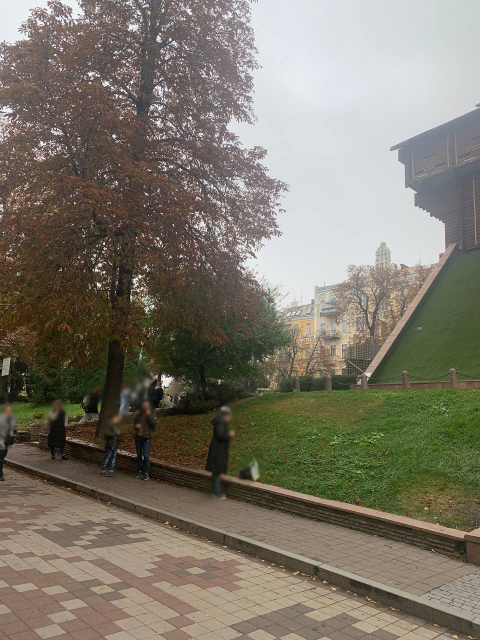
#> input picture Assignment_2/media/golden_gate_1.jpg, 960 x 1280 px (shown at 1/2 size)
$ jupyter execute --allow-errors panorama_stitching.ipynb
#> lines starting #> are read from the running program, lines starting #| are printed output that depends on the picture
[cell 1]
import cv2
import numpy as np
import matplotlib.pyplot as plt
import random
from tqdm.notebook import tqdm

# Зшивання панорам

Вашим завданням буде реалізація функцій і методів, які складають основні кроки в алгоритмі зшивання панорами із двох зображень. Нагадаю, що цей алгоритм в нашому випадку складається із наступних кроків.

1. **\[SIFT\]** Екстракція ознак і ключових точок SIFT із вхідних зображень. Робимо це на ч/б зображеннях.
2. **\[Matching\]** Шукаємо пари ключових точок, що співпадають.
3. **\[Homography Estimation\]** Оцінюємо проєктивне перетворення із площини зображення 1 на площину зображення 2. Робимо це за допомогою RANSAC + CLS.
4. **\[Perspective Warp\]** Застосовуємо проєктивне перетворення (гомографію) до першого зображення.
5. **\[Blending\]** Склеюємо зображення, змішуємо частини зображень, що перетинаються.

# Важливо!
Результати на різних стадіях для порівнянь можна подивитись в папці `stitching_stages/`

## Вхідні зображення

Ви можете використовувати будь-які зображення, із великим перетином для зшивання. Однак, із даним завданням ідуть фото Золотих Воріт, які рекомендовано використовувати для дебагінгу і тестування.

[cell 2]
left_img_rgb = cv2.imread('media/golden_gate_1.jpg')[..., ::-1]  # read and convert BGR->RGB
left_img_gray = cv2.cvtColor(left_img_rgb, cv2.COLOR_RGB2GRAY)  # convert RGB->Gray
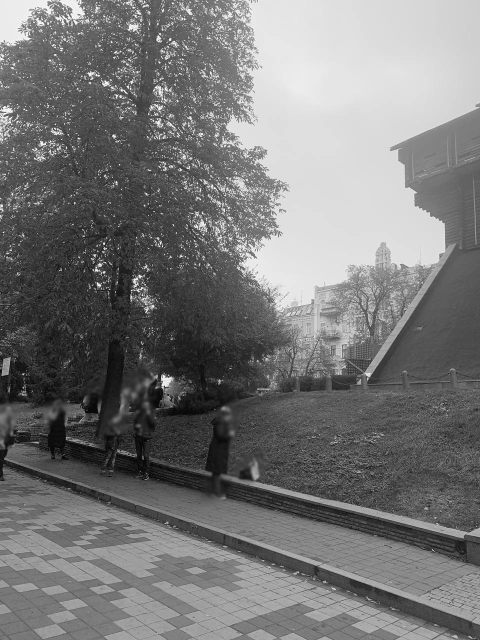
#> left_img_gray: shape (1280, 960) (shown at 1/2 size); min 0, max 255, mean 119.4

right_img_rgb = cv2.imread('media/golden_gate_2.jpg')[..., ::-1]  # read and convert BGR->RGB
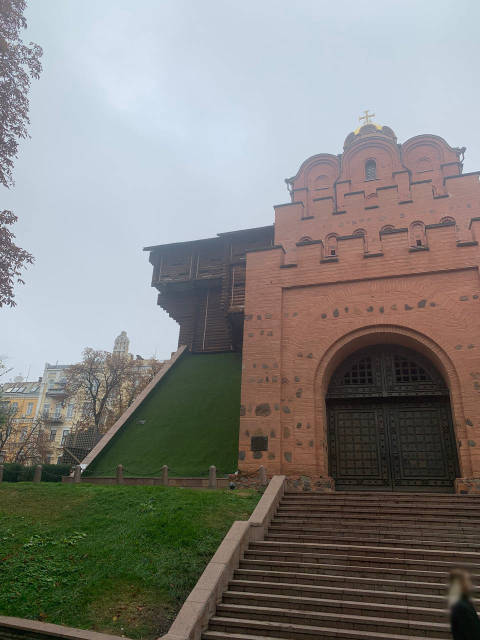
#> input picture Assignment_2/media/golden_gate_2.jpg, 960 x 1280 px (shown at 1/2 size)
right_img_gray = cv2.cvtColor(right_img_rgb, cv2.COLOR_RGB2GRAY)  # convert RGB->Gray
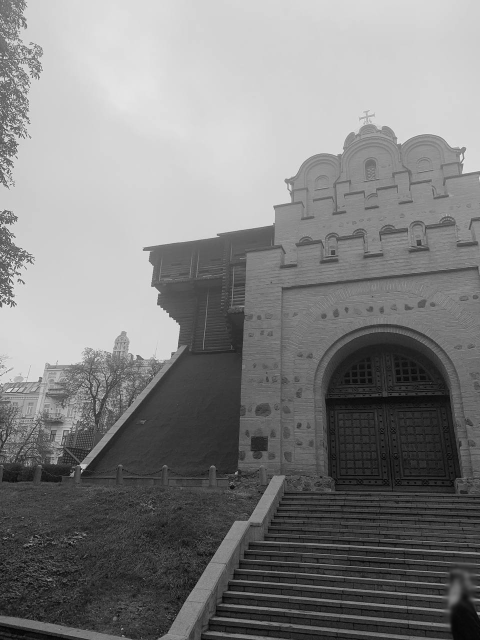
#> right_img_gray: shape (1280, 960) (shown at 1/2 size); min 0, max 255, mean 128.6

[cell 3]
def draw_multiple_images(nrows, ncols, images, figsize=(5, 7), dpi=300):
    """Draw a grid of images. """
#> called with nrows = 2, ncols = 2, figsize = (5, 7), dpi = 300
    assert nrows > 1 or ncols > 1
    f = plt.figure(dpi=dpi, figsize=figsize)
    ax = f.subplots(nrows=nrows, ncols=ncols)
    f.tight_layout()
    if nrows == 1:
        ax = ax[None, ...]
    if ncols == 1:
        ax = ax[..., None]
    for i in range(nrows):
        for j in range(ncols):
            img = images[i][j]
            if len(img.shape) == 2 or min(img.shape) == 1:
                ax[i, j].imshow(img, cmap='gray')
            else:
                ax[i, j].imshow(img)
            ax[i, j].axis('off')
    f.subplots_adjust(wspace=0, hspace=0)

[cell 4]
draw_multiple_images(
    nrows=2, ncols=2,
    images=[[left_img_rgb, right_img_rgb],
            [left_img_gray, right_img_gray]]
)
# stitching_stages/0_input.png
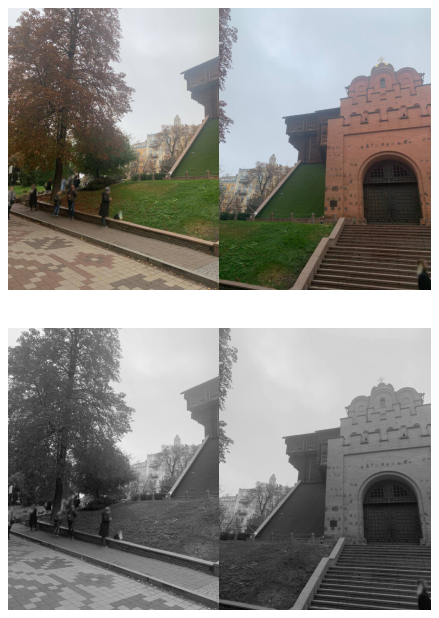
#> figure drawn by matplotlib, 4 panels

# Крок 1 - SIFT

Екстракція ознак і ключових точок SIFT із вхідних зображень. Робимо це на ч/б (`_gray`) зображеннях.

[cell 5]
# [9 lines left out: functions SIFT, plot_sift, not called in this run]

Використайте `SIFT` із `OpenCV` - [Посилання на документацію](https://docs.opencv.org/4.x/da/df5/tutorial_py_sift_intro.html)

[cell 6]
# Запишіть ключові точки та дескриптори в наступні змінні!
left_keypoints, left_descriptors = None, None
right_keypoints, right_descriptors = None, None

#> (a cell that did not finish here is left out)

## Візуалізуємо отримані ключові точки

[cell 8]
left_sift_picture = cv2.drawKeypoints(
    left_img_gray,
    left_keypoints,
    left_img_rgb.copy(),  # background
    flags=cv2.DRAW_MATCHES_FLAGS_DRAW_RICH_KEYPOINTS
)
right_sift_picture = cv2.drawKeypoints(
    right_img_gray,
    right_keypoints,
    right_img_rgb.copy(),  # background
    flags=cv2.DRAW_MATCHES_FLAGS_DRAW_RICH_KEYPOINTS
)
draw_multiple_images(
    nrows=1, ncols=2,
    images=[[left_sift_picture, right_sift_picture]]
)
# stitching_stages/1_sifts.png

# Крок 2 - Matching

Шукаємо пари ключових точок, що співпадають.

### Відомості BFMatcher (knnMatch)
Тепер вам потрібно використати BFMatcher і його knnMatch для реалізації матчінгу з К найближчих сусідів. Ось як він працює.

Уявімо собі, що у нас є дві множини чисел - `[9, 50]` та `[10, 51, 55]`.
Тепер поставимо собі задачу знайти пари найближчих чисел.
`knnMatch(set1, set2, k=2)` поверне множину матчів. Кожен матч для `k=2` буде складатись із двох пар чисел - топ 1 найближчий і топ 2 найближчий. Тобто результат буде приблизно наступним.
`[пара(9, 10), пара(9, 51)], [пара(50, 51), пара(50, 55)]`

Кожна така пара є обʼєктом класу `DMatch`. В ньому є 4 поля - відстань в парі (в нашому випадку просто абсолютна різниця між числами) `distance`, індекс числа в першій множині - `queryIdx`, індекс числа (його пари) з другої множини - `trainIdx`, індекс зображення (для нас не дуже важливий зараз) `imgIdx`.

Приклад використання знаходиться в клітинці нижче. Він ніяк не повʼязаний із завданням, просто слугує для пояснення інтерфейсу.

#### Ви можете реалізувати матчінг з KNN самостійно, але OpenCV варіант є рекомендованим.

[cell 9]
bf = cv2.BFMatcher()

set1 = np.array([9, 50], dtype=np.float32)[..., None]
set2 = np.array([0, 51, 55], dtype=np.float32)[..., None]

matches = bf.knnMatch(set1, set2, k=2)

def print_dmatch(m):
    print(
        f"top1_match=(distance={m.distance}"
        f", queryIdx={m.queryIdx} (num={set1[m.queryIdx][0]})"
        f", trainIdx={m.trainIdx} (num={set2[m.trainIdx][0]})"
        f", imgIdx={m.imgIdx})"
    )

for i_match, match in enumerate(matches):
    print(f"Match #{i_match}")
    top1_match, top2_match = match
    print_dmatch(top1_match)
    print_dmatch(top2_match)

[cell 10]
def match_features(
    left_keypoints, left_descriptors,
    right_keypoints, right_descriptors,
    ratio_test_threshold
):
    # Крок 2.1 - Використайте BFMatcher із knnMatch (OpenCV)
    matches = None

    # Крок 2.2 - Застосуйте ratio test
    # top_1_match_distance / top_2_match_distance < ratio_test_threshold
    filtered_matches = []

    # Крок 2.3 - складіть ключові точки, що відповідають дескрипторам, які ми матчили вище.
    # Вони лежать в left_keypoints[idx_left].pt
    # і в right_keypoints[idx_right].pt відповідно.
    left_keypoints_matched = []  # масив відповідних ключових точок з лівого зображення.
    right_keypoints_matched = []  # масив відповідних ключових точок з правого зображення.

    return np.array(left_keypoints_matched), np.array(right_keypoints_matched)

[cell 11]
left_keypoints_matched, right_keypoints_matched = match_features(
    left_keypoints, left_descriptors,
    right_keypoints, right_descriptors,
    ratio_test_threshold=0.5
)

[cell 12]
def draw_matches(
    left_keypoints_matched, left_img_rgb,
    right_keypoints_matched, right_img_rgb,
):
    cat_img = np.concatenate((left_img_rgb, right_img_rgb), axis=1)
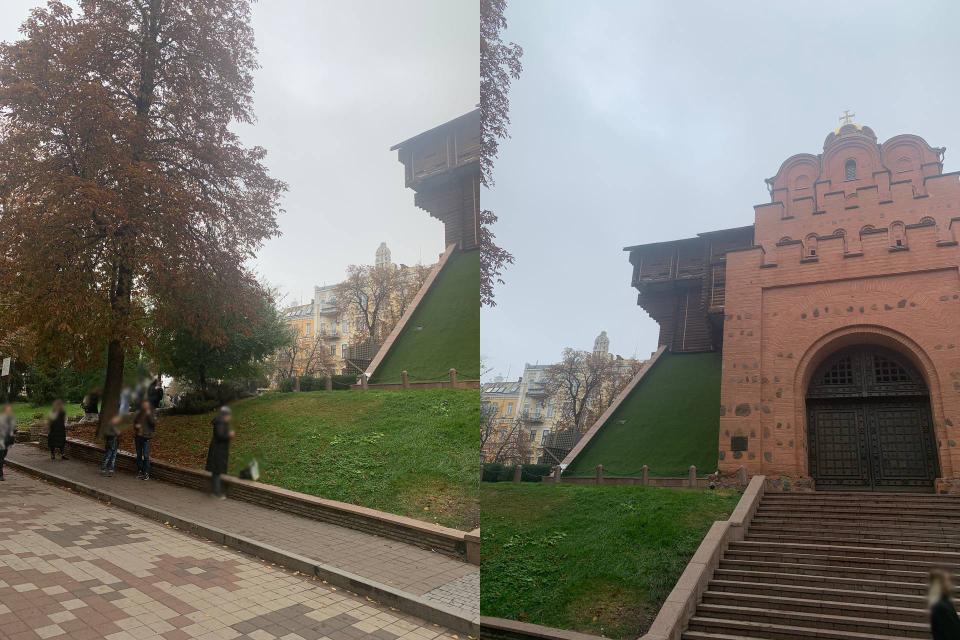
#> cat_img: shape (1280, 1920, 3) (shown at 1/2 size); mean R, G, B 127.5, 123.8, 115.5
    fig = plt.figure(dpi=300, figsize=(15, 17))
    ax = fig.subplots()
    ax.set_aspect('equal')
    ax.imshow(cat_img)

    right_image_start_x = cat_img.shape[1] / 2
#> right_image_start_x = 960
    left_x = left_keypoints_matched[:, 0]
    left_y = left_keypoints_matched[:, 1]
    right_x = right_keypoints_matched[:, 0] + right_image_start_x
    right_y = right_keypoints_matched[:, 1]
    ax.plot([left_x, right_x], [left_y, right_y], 'r', linewidth=0.5, marker='x')
    ax.axis("off")

#> (a cell that did not finish here is left out)

# Крок 3 - Homography Estimation

Оцінюємо проєктивне перетворення із площини зображення 1 на площину зображення 2. Робимо це за допомогою RANSAC + CLS.

## Теоретичні відомості

Матриця гомографії (проєктивного перетворення з площини першого зображення на площину другого) виглядає наступним чином.

$$
\textbf{H} = \begin{bmatrix}
h_{11} & h_{12} & h_{13} \\
h_{21} & h_{22} & h_{23} \\
h_{31} & h_{32} & h_{33}
\end{bmatrix}
$$

Запишемо її коефіцієнти у вигляді довгого вектора.

$$
\textbf{h} = \begin{bmatrix}
h_{11} \\ h_{12} \\ h_{13} \\
h_{21} \\ h_{22} \\ h_{23} \\
h_{31} \\ h_{32} \\ h_{33}
\end{bmatrix}
$$

Нагадаю, що тепер нам потрібно розв'язувати наступну систему рівнянь. В ній, p - ключова точка лівого зображення, q - правого. N - кількість спарованих ключових точок.

$$
A \textbf{h} = \textbf{0}
$$
$$
\begin{bmatrix}
0 & 0 & 0 & p^1_x & p^1_y & 1 & -q^1_y p^1_x & -q^1_y p^1_y & -q^1_y \\
p^1_x & p^1_y & 1 & 0 & 0 & 0 & -q^1_x p^1_x & -q^1_x p^1_y & -q^1_x \\
 \dots &  \dots &  \dots &  \dots &  \dots &  \dots &  \dots &  \dots &  \dots \\
0 & 0 & 0 & p^i_x & p^i_y & 1 & -q^i_y p^i_x & -q^i_y p^i_y & -q^i_y \\
p^i_x & p^i_y & 1 & 0 & 0 & 0 & -q^i_x p^i_x & -q^i_x p^i_y & -q^i_x \\
 \dots &  \dots &  \dots &  \dots &  \dots &  \dots &  \dots &  \dots &  \dots \\
 0 & 0 & 0 & p^N_x & p^N_y & 1 & -q^N_y p^N_x & -q^N_y p^N_y & -q^N_y \\
p^N_x & p^N_y & 1 & 0 & 0 & 0 & -q^N_x p^N_x & -q^N_x p^N_y & -q^N_x \\
\end{bmatrix}
\begin{bmatrix}
h_{11} \\ h_{12} \\ h_{13} \\
h_{21} \\ h_{22} \\ h_{23} \\
h_{31} \\ h_{32} \\ h_{33}
\end{bmatrix} = \textbf{0}
$$

Ми ж переформулюємо цю задачу на задачу мінімізації (CLS):

$$ \textbf{h} = arg\min_{\textbf{h}} ||A\textbf{h}||_2^2 $$

Для цього можна використати модуль `np.linalg`. Погугліть (швидше), або перегляньте лекцію про оцінку параметрів камери.

Зверніть увагу, матриця H має 8 ступенів свободи та 9 коефіцієнтів (проєктивні матриці еквівалентні з точністю до множника). Таким чином ми можемо нормувати матрицю по останньому коефіцієнту. В результаті, шукана матриця гомографії дорівнює:

$$
\textbf{H} = \begin{bmatrix}
\frac{h_{11}}{h_{33}} & \frac{h_{12}}{h_{33}} & \frac{h_{13}}{h_{33}} \\
\frac{h_{21}}{h_{33}} & \frac{h_{22}}{h_{33}} & \frac{h_{23}}{h_{33}} \\
\frac{h_{31}}{h_{33}} & \frac{h_{32}}{h_{33}} & 1
\end{bmatrix}
$$

[cell 14]
def estimate_homography(keypoints1, keypoints2):
    # Побудуйте матрицю A та вирішіть CLS ||Ah||->min
    H = None

    # Нормуйте H по останньому к-ту (див відомості).
    H = H / H[2, 2]
    return H

#> (a cell that did not finish here is left out)

## RANSAC

На жаль, ще рано використовувати цю гомографію. Причина в тому, що оцінена матриця буде достатньо чутливою до викидів, які цілком імовірні серед пар ключових точок. Тому, ми будемо використовувати RANSAC.

[cell 16]
def ransac(left_keypoints_matched, right_keypoints_matched, k=5, threshold=0.5, num_iters=2323):
#> called with left_keypoints_matched = array of shape (0,), right_keypoints_matched = array of shape (0,), k = 5, threshold = 0.5, num_iters = 2323
    num_best_inliers = 0

    def sample_random_keypoints(left_keypoints_matched, right_keypoints_matched, k):
        # Візьміть К випадкових чисел від 0 до N-1 - це
        # і будуть індекси наших ключових точок.
        return None

    # [16 lines left out: function compute_projection_error, not called in this run]

    for i in range(num_iters):
        # Вибрати K випадкові пари ключових точок.
        left_keypoints_rand, right_keypoints_rand = sample_random_keypoints(
            left_keypoints_matched, right_keypoints_matched, k=4)

        # оцінюємо гомографію за цими точками
        H = estimate_homography(left_keypoints_rand, right_keypoints_rand)

        # обчисліть похибку проєктування
        errors = compute_projection_error(left_keypoints_matched, right_keypoints_matched, H)
        idx = np.where(errors < threshold)[0]
        left_keypoints_inliers = left_keypoints_matched[idx]
        right_keypoints_inliers = right_keypoints_matched[idx]

        # Якщо кількість інлаєрів більше найкращої, зберігаємо її
        num_inliers = len(left_keypoints_inliers)
        if num_inliers > num_best_inliers:
            left_keypoints_inliers_best = left_keypoints_inliers.copy()
            right_keypoints_inliers_best = right_keypoints_inliers.copy()
            num_best_inliers = num_inliers
            best_H = H.copy()

    mean_best_error = compute_projection_error(left_keypoints_matched, right_keypoints_matched, best_H).mean()

    print(f"Кількість інлаєрів = {num_best_inliers}")
    print(f"Всього точок = {len(left_keypoints_matched)}")
    print(f"Гомографія = {best_H}")
    print(f"Середня похибка = {mean_best_error**0.5:.4f} (пікс.)")

    return left_keypoints_inliers_best, right_keypoints_inliers_best, best_H

#> (a cell that did not finish here is left out)

#> (a cell that did not finish here is left out)

# Крок 4 - Perspective Warp

Застосовуємо проєктивне перетворення (гомографію) до першого зображення.
На цьому кроці ви на самоті. Дам декілька порад.

1 - Використовуйте cv2.warpPerspective.

2 - Єдине, над чим доведеться попрацювати - розміри зображень, додаткова трансляція правих зображень вправо і тд.

3 - Для наступного кроку застосовуйте warpPerspective не тільки до зображень, а й до альфа маски!

[cell 19]
def get_alpha_mask(h, w):
    i = np.arange(h)
    j = np.arange(w)
    j, i = np.meshgrid(j, i)

    h_band_width = 0.15
    w_band_width = 0.35

    top_band = (i < h_band_width*h) * ((i) / (h_band_width*h) ) + (i >= h_band_width*h)
    bot_band = (i > h-h_band_width*h) * ((h-i-1) / (h_band_width*h) ) + (i <= h-h_band_width*h)

    left_band = (j < w_band_width*w) * ((j) / (w_band_width*w) ) + (j >= w_band_width*w)
    right_band = (j > w-w_band_width*w) * ((w-j-1) / (w_band_width*w) ) + (j <= w-w_band_width*w)
    return top_band*bot_band*right_band*left_band

## Alpha mask

Альфа маска виглядає наступним чином. Вона нам буде потрібна для блендінгу.
Просто повторюйте з масками ті самі дії, що і з відповідними зображеннями,
потім ми їх використовуватимемо як ваги для пікселів.

[cell 20]
img = get_alpha_mask(*left_img_gray.shape)
plt.imshow(img, cmap='gray')
plt.axis("off");
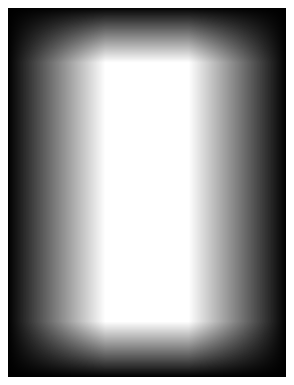
#> figure drawn by matplotlib, 1 panel
